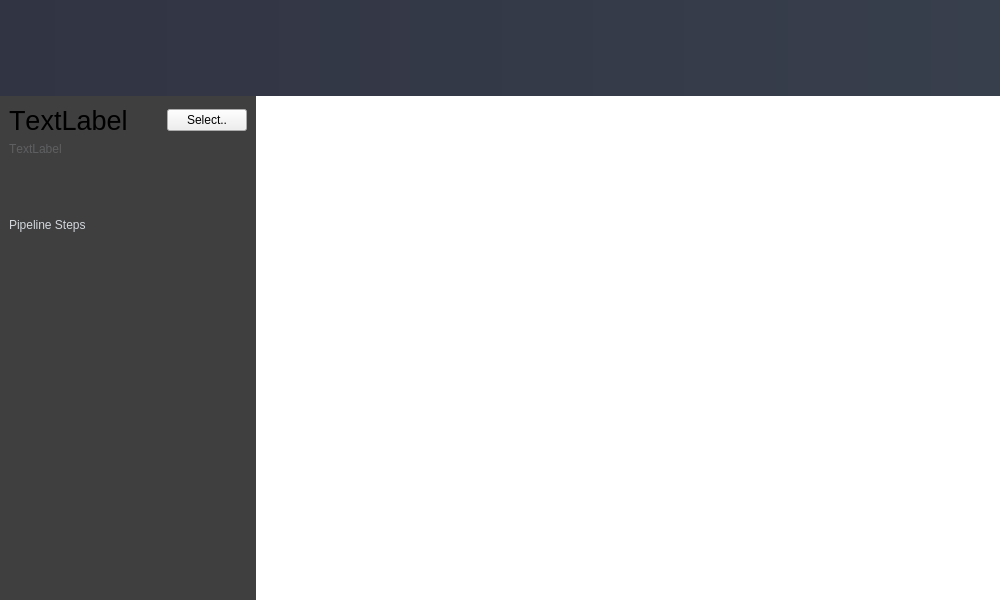
<?xml version="1.0" encoding="UTF-8"?>
<ui version="4.0">
 <class>MainWindow</class>
 <widget class="QMainWindow" name="MainWindow">
  <property name="geometry">
   <rect>
    <x>0</x>
    <y>0</y>
    <width>1000</width>
    <height>600</height>
   </rect>
  </property>
  <property name="minimumSize">
   <size>
    <width>1000</width>
    <height>600</height>
   </size>
  </property>
  <property name="windowTitle">
   <string>HoruCNC</string>
  </property>
  <property name="styleSheet">
   <string notr="true">background-color: rgb(63, 63, 64);</string>
  </property>
  <widget class="QWidget" name="centralwidget">
   <layout class="QVBoxLayout" name="verticalLayout">
    <property name="spacing">
     <number>0</number>
    </property>
    <property name="leftMargin">
     <number>0</number>
    </property>
    <property name="topMargin">
     <number>0</number>
    </property>
    <property name="rightMargin">
     <number>0</number>
    </property>
    <property name="bottomMargin">
     <number>0</number>
    </property>
    <item>
     <widget class="QFrame" name="topBar">
      <property name="minimumSize">
       <size>
        <width>0</width>
        <height>96</height>
       </size>
      </property>
      <property name="maximumSize">
       <size>
        <width>16777215</width>
        <height>96</height>
       </size>
      </property>
      <property name="styleSheet">
       <string notr="true">
background-color:qlineargradient(spread:pad, x1:0, y1:0, x2:1, y2:0, stop:0 rgb(49, 52, 67), stop:1 rgb(56, 63, 76))
</string>
      </property>
      <property name="frameShape">
       <enum>QFrame::NoFrame</enum>
      </property>
      <property name="frameShadow">
       <enum>QFrame::Raised</enum>
      </property>
      <property name="lineWidth">
       <number>0</number>
      </property>
      <layout class="QHBoxLayout" name="horizontalLayout">
       <property name="spacing">
        <number>0</number>
       </property>
       <property name="leftMargin">
        <number>0</number>
       </property>
       <property name="topMargin">
        <number>0</number>
       </property>
       <property name="rightMargin">
        <number>0</number>
       </property>
       <property name="bottomMargin">
        <number>0</number>
       </property>
       <item>
        <widget class="QFrame" name="frame_pipelineselect">
         <property name="sizePolicy">
          <sizepolicy hsizetype="Preferred" vsizetype="Expanding">
           <horstretch>0</horstretch>
           <verstretch>0</verstretch>
          </sizepolicy>
         </property>
         <property name="minimumSize">
          <size>
           <width>0</width>
           <height>0</height>
          </size>
         </property>
         <property name="maximumSize">
          <size>
           <width>5000000</width>
           <height>5000000</height>
          </size>
         </property>
         <property name="styleSheet">
          <string notr="true">background: transparent;</string>
         </property>
         <property name="frameShape">
          <enum>QFrame::NoFrame</enum>
         </property>
         <property name="frameShadow">
          <enum>QFrame::Plain</enum>
         </property>
         <property name="lineWidth">
          <number>0</number>
         </property>
         <layout class="QHBoxLayout" name="horizontalLayout_3">
          <property name="spacing">
           <number>0</number>
          </property>
          <property name="leftMargin">
           <number>10</number>
          </property>
          <property name="topMargin">
           <number>0</number>
          </property>
          <property name="rightMargin">
           <number>0</number>
          </property>
          <property name="bottomMargin">
           <number>0</number>
          </property>
          <item>
           <widget class="QLabel" name="label_4">
            <property name="styleSheet">
             <string notr="true">background-image: url(:/all/icons/logo.png);
  background-repeat: no-repeat;
 background-position: top left;</string>
            </property>
            <property name="text">
             <string/>
            </property>
           </widget>
          </item>
          <item>
           <widget class="QFrame" name="frame_text">
            <property name="styleSheet">
             <string notr="true">
QLabel {
   color: white;
}</string>
            </property>
            <property name="frameShape">
             <enum>QFrame::NoFrame</enum>
            </property>
            <property name="frameShadow">
             <enum>QFrame::Raised</enum>
            </property>
            <layout class="QVBoxLayout" name="verticalLayout_2">
             <property name="spacing">
              <number>0</number>
             </property>
             <property name="leftMargin">
              <number>30</number>
             </property>
             <property name="topMargin">
              <number>0</number>
             </property>
             <property name="rightMargin">
              <number>0</number>
             </property>
             <property name="bottomMargin">
              <number>0</number>
             </property>
            </layout>
           </widget>
          </item>
         </layout>
        </widget>
       </item>
      </layout>
     </widget>
    </item>
    <item>
     <widget class="QFrame" name="content">
      <property name="frameShape">
       <enum>QFrame::NoFrame</enum>
      </property>
      <property name="frameShadow">
       <enum>QFrame::Raised</enum>
      </property>
      <property name="lineWidth">
       <number>0</number>
      </property>
      <layout class="QHBoxLayout" name="horizontalLayout_2">
       <property name="spacing">
        <number>0</number>
       </property>
       <property name="leftMargin">
        <number>0</number>
       </property>
       <property name="topMargin">
        <number>0</number>
       </property>
       <property name="rightMargin">
        <number>0</number>
       </property>
       <property name="bottomMargin">
        <number>0</number>
       </property>
       <item>
        <widget class="QFrame" name="frame_left_menu">
         <property name="sizePolicy">
          <sizepolicy hsizetype="Minimum" vsizetype="Preferred">
           <horstretch>0</horstretch>
           <verstretch>0</verstretch>
          </sizepolicy>
         </property>
         <property name="minimumSize">
          <size>
           <width>180</width>
           <height>0</height>
          </size>
         </property>
         <property name="maximumSize">
          <size>
           <width>16777215</width>
           <height>16777215</height>
          </size>
         </property>
         <property name="styleSheet">
          <string notr="true">background-color: qlineargradient(spread:pad, x1:0, y1:0, x2:0.3, y2:1, 
     stop:0 rgb(68, 76, 93), 
     stop:0.7 rgb(69, 76, 93), 
     stop:1 rgb(42, 47, 55));</string>
         </property>
         <property name="frameShape">
          <enum>QFrame::NoFrame</enum>
         </property>
         <property name="frameShadow">
          <enum>QFrame::Raised</enum>
         </property>
         <layout class="QVBoxLayout" name="verticalLayout_3">
          <property name="spacing">
           <number>0</number>
          </property>
          <property name="leftMargin">
           <number>0</number>
          </property>
          <property name="topMargin">
           <number>0</number>
          </property>
          <property name="rightMargin">
           <number>0</number>
          </property>
          <property name="bottomMargin">
           <number>0</number>
          </property>
          <item>
           <widget class="QWidget" name="widget" native="true">
            <property name="sizePolicy">
             <sizepolicy hsizetype="Minimum" vsizetype="Minimum">
              <horstretch>0</horstretch>
              <verstretch>0</verstretch>
             </sizepolicy>
            </property>
            <property name="styleSheet">
             <string notr="true">background: none;
</string>
            </property>
            <layout class="QVBoxLayout" name="verticalLayout_4">
             <item>
              <widget class="QFrame" name="frame">
               <property name="styleSheet">
                <string notr="true">QFrame {
  background-color:transparent;
}</string>
               </property>
               <property name="frameShape">
                <enum>QFrame::NoFrame</enum>
               </property>
               <property name="frameShadow">
                <enum>QFrame::Raised</enum>
               </property>
               <layout class="QHBoxLayout" name="horizontalLayout_4">
                <property name="spacing">
                 <number>0</number>
                </property>
                <property name="leftMargin">
                 <number>0</number>
                </property>
                <property name="topMargin">
                 <number>0</number>
                </property>
                <property name="rightMargin">
                 <number>0</number>
                </property>
                <property name="bottomMargin">
                 <number>0</number>
                </property>
                <item>
                 <widget class="QLabel" name="label_pipelinetitle">
                  <property name="sizePolicy">
                   <sizepolicy hsizetype="Minimum" vsizetype="Minimum">
                    <horstretch>0</horstretch>
                    <verstretch>0</verstretch>
                   </sizepolicy>
                  </property>
                  <property name="font">
                   <font>
                    <pointsize>20</pointsize>
                    <weight>50</weight>
                    <italic>false</italic>
                    <bold>false</bold>
                    <stylestrategy>PreferAntialias</stylestrategy>
                    <kerning>false</kerning>
                   </font>
                  </property>
                  <property name="text">
                   <string>TextLabel</string>
                  </property>
                 </widget>
                </item>
                <item>
                 <widget class="QPushButton" name="button_select_pipeline">
                  <property name="maximumSize">
                   <size>
                    <width>80</width>
                    <height>16777215</height>
                   </size>
                  </property>
                  <property name="font">
                   <font>
                    <kerning>false</kerning>
                   </font>
                  </property>
                  <property name="text">
                   <string>Select..</string>
                  </property>
                 </widget>
                </item>
               </layout>
              </widget>
             </item>
             <item>
              <widget class="QLabel" name="label_pipelinedesc">
               <property name="sizePolicy">
                <sizepolicy hsizetype="Minimum" vsizetype="Minimum">
                 <horstretch>0</horstretch>
                 <verstretch>0</verstretch>
                </sizepolicy>
               </property>
               <property name="minimumSize">
                <size>
                 <width>0</width>
                 <height>70</height>
                </size>
               </property>
               <property name="font">
                <font>
                 <kerning>false</kerning>
                </font>
               </property>
               <property name="styleSheet">
                <string notr="true">color: rgb(94, 95, 96);
background-color:transparent;</string>
               </property>
               <property name="text">
                <string>TextLabel</string>
               </property>
               <property name="alignment">
                <set>Qt::AlignLeading|Qt::AlignLeft|Qt::AlignTop</set>
               </property>
               <property name="wordWrap">
                <bool>true</bool>
               </property>
              </widget>
             </item>
             <item>
              <widget class="QLabel" name="label">
               <property name="styleSheet">
                <string notr="true">background-color: transparent;
color: rgb(211, 215, 219)</string>
               </property>
               <property name="text">
                <string>Pipeline Steps</string>
               </property>
              </widget>
             </item>
            </layout>
           </widget>
          </item>
          <item>
           <widget class="QListView" name="list_filters">
            <property name="sizePolicy">
             <sizepolicy hsizetype="Minimum" vsizetype="MinimumExpanding">
              <horstretch>0</horstretch>
              <verstretch>0</verstretch>
             </sizepolicy>
            </property>
            <property name="minimumSize">
             <size>
              <width>120</width>
              <height>0</height>
             </size>
            </property>
            <property name="styleSheet">
             <string notr="true">QListView {
    show-decoration-selected: 1; /* make the selection span the entire width of the view */
    background-color: transparent;
}

QListView::item {
	color: rgb(25, 25, 25);
}

QListView::item:selected {
}


QListView::item:selected {
    background: qlineargradient(x1: 0, y1: 0, x2: 0, y2: 1,
                                stop: 0 rgb(233, 246, 254), stop: 1 rgb(221, 235, 243));
}

QListView::item:hover {
    background: qlineargradient(x1: 0, y1: 0, x2: 0, y2: 1,
                                stop: 0 rgba(233, 246, 254, 224), stop: 1 rgba(225, 239, 247, 217));
}</string>
            </property>
            <property name="frameShape">
             <enum>QFrame::NoFrame</enum>
            </property>
            <property name="iconSize">
             <size>
              <width>64</width>
              <height>64</height>
             </size>
            </property>
           </widget>
          </item>
         </layout>
        </widget>
       </item>
       <item>
        <widget class="QFrame" name="frame_pages">
         <property name="styleSheet">
          <string notr="true">background-color: white;</string>
         </property>
         <property name="frameShape">
          <enum>QFrame::NoFrame</enum>
         </property>
         <property name="frameShadow">
          <enum>QFrame::Raised</enum>
         </property>
         <layout class="QVBoxLayout" name="verticalLayout_5">
          <property name="spacing">
           <number>0</number>
          </property>
          <property name="leftMargin">
           <number>0</number>
          </property>
          <property name="topMargin">
           <number>0</number>
          </property>
          <property name="rightMargin">
           <number>0</number>
          </property>
          <property name="bottomMargin">
           <number>0</number>
          </property>
          <item>
           <widget class="QStackedWidget" name="pages_widget">
            <property name="styleSheet">
             <string notr="true">background-color: white;</string>
            </property>
            <property name="currentIndex">
             <number>0</number>
            </property>
            <widget class="QWidget" name="page_1"/>
            <widget class="QWidget" name="page_2"/>
            <widget class="QWidget" name="page_3"/>
           </widget>
          </item>
         </layout>
        </widget>
       </item>
      </layout>
     </widget>
    </item>
   </layout>
  </widget>
 </widget>
 <resources/>
 <connections/>
</ui>
